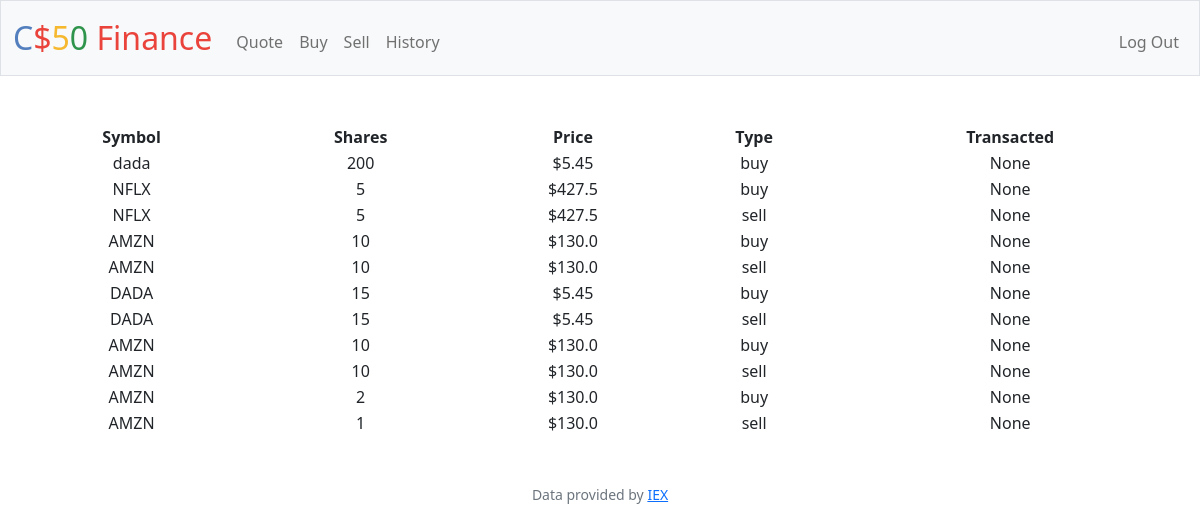
Screenshot of /history (signed in) with the database file from the repository.
### tables this page shows
CREATE TABLE History (user_id int, symbol text, shares int, price float, type text, date text);

### app.py (the view)
@app.route("/history")
@login_required
def history():
    hist = db.execute("SELECT * FROM History WHERE user_id = ?", session["user_id"])
    print(hist)
    return render_template("history.html", hist = hist)

### app.py (called while the page is built)
@app.after_request
def after_request(response):
    response.headers["Cache-Control"] = "no-cache, no-store, must-revalidate"
    response.headers["Expires"] = 0
    response.headers["Pragma"] = "no-cache"
    return response

### helpers.py (called while the page is built)
def login_required(f):
    @wraps(f)
    def decorated_function(*args, **kwargs):
        if session.get("user_id") is None:
            return redirect("/login")
        return f(*args, **kwargs)
    return decorated_function

### templates/history.html (shortened to what this page needs)
{% extends "layout.html" %}
{% block main %}
<table style="width:100%">
    <thead>
        <tr>
            <th>Symbol</th>
            <th>Shares</th>
            <th>Price</th>
            <th>Type</th>
            <th>Transacted</th>
      </tr>
    </thead>
    <tbody>
        {% for i in hist %}
        <tr>
          <td>{{i["symbol"]}}</td>
          <td>{{i["shares"]}}</td>
          <td>${{i["price"]}}</td>
          <td>{{i["type"]}}</td>
          <td>{{i["date"]}}</td>
      </tr>
      {% endfor %}
 </tbody>
</table>
{% endblock %}

### templates/layout.html (shortened to what this page needs)
<!DOCTYPE html>
<html lang="en">
    <head>
        <link href="https://cdn.jsdelivr.net/npm/bootstrap@5.1.3/dist/css/bootstrap.min.css" rel="stylesheet">
        <link href="/static/styles.css" rel="stylesheet">
    </head>
    <body>
        <nav class="bg-light border navbar navbar-expand-md navbar-light">
            <div class="container-fluid">
                <a class="navbar-brand" href="/"><span class="blue">C</span><span class="red">$</span><span class="yellow">5</span><span class="green">0</span> <span class="red">Finance</span></a>
                <div class="collapse navbar-collapse" id="navbar">
                    {% if session["user_id"] %}
                        <ul class="navbar-nav me-auto mt-2">
                            <li class="nav-item"><a class="nav-link" href="/quote">Quote</a></li>
                            <li class="nav-item"><a class="nav-link" href="/buy">Buy</a></li>
                            <li class="nav-item"><a class="nav-link" href="/sell">Sell</a></li>
                            <li class="nav-item"><a class="nav-link" href="/history">History</a></li>
                        </ul>
                        <ul class="navbar-nav ms-auto mt-2">
                            <li class="nav-item"><a class="nav-link" href="/logout">Log Out</a></li>
                        </ul>
                    {% else %}
                        <ul class="navbar-nav ms-auto mt-2">
                            <li class="nav-item"><a class="nav-link" href="/register">Register</a></li>
                            <li class="nav-item"><a class="nav-link" href="/login">Log In</a></li>
                        </ul>
                    {% endif %}
                </div>
            </div>
        </nav>
        <main class="container-fluid py-5 text-center">
            {% block main %}{% endblock %}
        </main>
        <footer class="mb-5 small text-center text-muted">
            Data provided by <a href="https://iexcloud.io/">IEX</a>
        </footer>
    </body>
</html>

### static/styles.css (style rules this page uses)
nav .navbar-brand { font-size: xx-large; }
nav .navbar-brand .blue { color: #537fbe; }
nav .navbar-brand .red { color: #ea433b; }
nav .navbar-brand .yellow { color: #f5b82e; }
nav .navbar-brand .green { color: #2e944b; }

### rows the page displays
History: symbol "dada", shares "200", price "5.45", type "buy", date "None"
History: symbol "NFLX", shares "5", price "427.5", type "buy", date "None"
History: symbol "NFLX", shares "5", price "427.5", type "sell", date "None"
History: symbol "AMZN", shares "10", price "130.0", type "buy", date "None"
History: symbol "AMZN", shares "10", price "130.0", type "sell", date "None"
History: symbol "DADA", shares "15", price "5.45", type "buy", date "None"
History: symbol "DADA", shares "15", price "5.45", type "sell", date "None"
History: symbol "AMZN", shares "10", price "130.0", type "buy", date "None"
History: symbol "AMZN", shares "10", price "130.0", type "sell", date "None"
History: symbol "AMZN", shares "2", price "130.0", type "buy", date "None"
History: symbol "AMZN", shares "1", price "130.0", type "sell", date "None"
